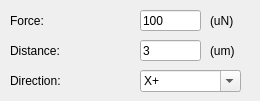
    <widget class="QWidget" name="push">
     <attribute name="title">
      <string>Push</string>
     </attribute>
     <widget class="QLabel" name="label_10">
      <property name="geometry">
       <rect>
        <x>10</x>
        <y>40</y>
        <width>101</width>
        <height>21</height>
       </rect>
      </property>
      <property name="text">
       <string>Distance:</string>
      </property>
     </widget>
     <widget class="QLabel" name="label_11">
      <property name="geometry">
       <rect>
        <x>10</x>
        <y>10</y>
        <width>101</width>
        <height>21</height>
       </rect>
      </property>
      <property name="text">
       <string>Force:</string>
      </property>
     </widget>
     <widget class="QLabel" name="label_12">
      <property name="geometry">
       <rect>
        <x>10</x>
        <y>70</y>
        <width>101</width>
        <height>21</height>
       </rect>
      </property>
      <property name="text">
       <string>Direction:</string>
      </property>
     </widget>
     <widget class="QLineEdit" name="push_force">
      <property name="geometry">
       <rect>
        <x>140</x>
        <y>10</y>
        <width>61</width>
        <height>21</height>
       </rect>
      </property>
      <property name="font">
       <font>
        <family>Arial</family>
        <pointsize>9</pointsize>
       </font>
      </property>
      <property name="text">
       <string>100</string>
      </property>
     </widget>
     <widget class="QLabel" name="label_9">
      <property name="geometry">
       <rect>
        <x>210</x>
        <y>10</y>
        <width>41</width>
        <height>21</height>
       </rect>
      </property>
      <property name="text">
       <string>(uN)</string>
      </property>
     </widget>
     <widget class="QLabel" name="label_13">
      <property name="geometry">
       <rect>
        <x>210</x>
        <y>40</y>
        <width>41</width>
        <height>21</height>
       </rect>
      </property>
      <property name="text">
       <string>(um)</string>
      </property>
     </widget>
     <widget class="QLineEdit" name="push_distance">
      <property name="geometry">
       <rect>
        <x>140</x>
        <y>40</y>
        <width>61</width>
        <height>21</height>
       </rect>
      </property>
      <property name="font">
       <font>
        <family>Arial</family>
        <pointsize>9</pointsize>
       </font>
      </property>
      <property name="text">
       <string>3</string>
      </property>
     </widget>
     <widget class="QComboBox" name="push_direction">
      <property name="geometry">
       <rect>
        <x>140</x>
        <y>70</y>
        <width>101</width>
        <height>22</height>
       </rect>
      </property>
      <property name="font">
       <font>
        <family>Arial</family>
        <pointsize>9</pointsize>
       </font>
      </property>
      <property name="editable">
       <bool>true</bool>
      </property>
      <item>
       <property name="text">
        <string>X+</string>
       </property>
      </item>
     </widget>
    </widget>
